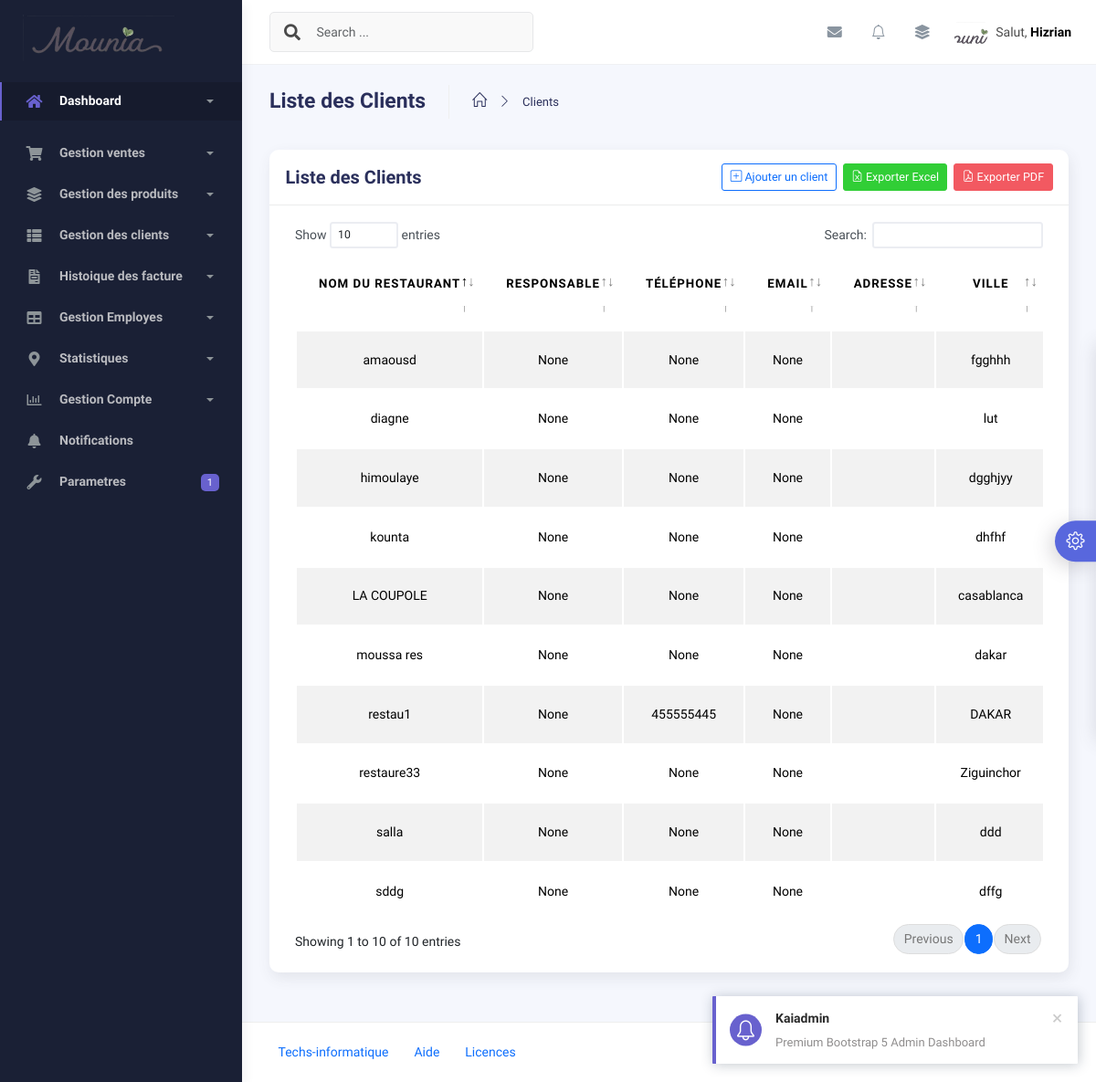
/clients/, run on the app's committed database.
### application/models.py (models this page shows, shortened)
class ParametresMounia(models.Model):
    nom_hotel = models.CharField(max_length=100, default="Mon app")
    adresse = models.TextField(default="Adresse par défaut")
    email_contact = models.EmailField(default="contact@mounia.com")
    telephone_contact = models.CharField(max_length=20, default="+123456789")
    politique_annulation = models.TextField(
        default="Annulation gratuite jusqu'à 48h avant l'arrivée.",
        help_text="Texte explicatif pour les annulations"
    )
    logo = models.ImageField(upload_to='hotel_logos/',
                             blank=True, null=True)  # Optionnel
    class Meta:
        verbose_name_plural = "Paramètres de mounia"  # Nom correct dans l'admin Django

class Client(models.Model):
    nom = models.CharField(max_length=150, verbose_name="Nom du restaurant")
    responsable = models.CharField(
        max_length=100, verbose_name="Nom du responsable", blank=True, null=True)
    telephone = models.CharField(
        max_length=20,
        verbose_name="Téléphone",
        unique=True,
        blank=True,
        null=True
    )
    ice = models.CharField(
        max_length=15,
        verbose_name="ICE",
        unique=False,
        blank=True,
        null=True
    )
    email = models.EmailField(blank=True, null=True, verbose_name="Email")
    adresse = models.TextField(verbose_name="Adresse", blank=True, null=True)
    ville = models.CharField(max_length=100, verbose_name="Ville")
    prix_livraison = models.DecimalField(
        max_digits=10,
        decimal_places=2,
        verbose_name="Prix de livraison (en MAD)"
    )
    date_creation = models.DateTimeField(
        auto_now_add=True, verbose_name="Date d'ajout")
    class Meta:
        verbose_name = "Client (Restaurant)"
        verbose_name_plural = "Clients (Restaurants)"
        ordering = ["nom"]

### application/views.py (the view)
# urls.py: path("clients/", views.liste_clients, name="liste_clients"),
def liste_clients(request):
    clients = Client.objects.all()
    return render(request, "clients/liste_clients.html", {"clients": clients})

### application/context_processors.py (called while the page is built)
def parametres_mounia(request):
    return {
        'parametres': ParametresMounia.objects.first() or None
    }

### templates/clients/liste_clients.html (shortened to what this page needs)
{% extends "base.html" %}
{% load static %}
{% block content %}
<div class="container">
  <div class="page-inner">
    <div class="page-header">
      <h3 class="fw-bold mb-3">Liste des Clients</h3>
      <ul class="breadcrumbs mb-3">
        <li class="nav-home">
          <a href="{% url 'home' %}">
            <i class="icon-home"></i>
          </a>
        </li>
        <li class="separator">
          <i class="icon-arrow-right"></i>
        </li>
        <li class="nav-item">
          <a href="{% url 'liste_clients' %}">Clients</a>
        </li>
      </ul>
    </div>
    <div class="row">
      <div class="col-md-12">
        <div class="card">
          <div class="card-header">
            <div class="d-flex align-items-center">
              <h4 class="card-title">Liste des Clients</h4>
              <a
                href="{% url 'ajouter_client' %}"
                class="btn btn-outline-primary ms-auto me-2"
              >
                <i class="bi bi-plus-square"></i> Ajouter un client
              </a>
              <a
                href=""
                class="btn btn-success me-2"
              >
                <i class="bi bi-file-earmark-excel"></i> Exporter Excel
              </a>
              <a
                href=""
                class="btn btn-danger"
              >
                <i class="bi bi-file-earmark-pdf"></i> Exporter PDF
              </a>
            </div>
          </div>
          <div class="card-body">
            <div class="table-responsive">
              <table
                id="clients-table"
                class="display table table-striped table-hover"
              >
                <thead>
                  <tr>
                    <th style="width: 200px">Nom du Restaurant</th>
                    <th style="width: 150px">Responsable</th>
                    <th style="width: 120px">Téléphone</th>
                    <th style="width: 200px">Email</th>
                    <th style="width: 250px">Adresse</th>
                    <th style="width: 120px">Ville</th>
                  </tr>
                </thead>
                <tbody>
                  {% for client in clients %}
                  <tr>
                    <td>{{ client.nom }}</td>
                    <td>{{ client.responsable }}</td>
                    <td>{{ client.telephone }}</td>
                    <td>{{ client.email }}</td>
                    <td>{{ client.adresse }}</td>
                    <td>{{ client.ville }}</td>
                  </tr>
                  {% endfor %}
                </tbody>
              </table>
            </div>
          </div>
        </div>
      </div>
    </div>
  </div>
</div>
{% endblock content %}

### templates/base.html (shortened to what this page needs)
{% load static %}
<!DOCTYPE html>
<html lang="fr">
  <head>
    <link href="https://cdn.jsdelivr.net/npm/bootstrap@5.3.0/dist/css/bootstrap.min.css" rel="stylesheet">
    <link href="https://cdn.jsdelivr.net/npm/bootstrap-icons@1.10.0/font/bootstrap-icons.css" rel="stylesheet">
    <link href="https://cdnjs.cloudflare.com/ajax/libs/font-awesome/5.15.4/css/all.min.css" rel="stylesheet">
    <link href="https://cdn.jsdelivr.net/npm/@fullcalendar/core/main.css" rel="stylesheet">
    <link href="https://cdn.jsdelivr.net/npm/@fullcalendar/daygrid/main.css" rel="stylesheet">
    <link href="https://cdn.jsdelivr.net/npm/@fullcalendar/timegrid/main.css" rel="stylesheet">
<link href="https://cdn.jsdelivr.net/npm/bootstrap@5.3.0/dist/css/bootstrap.min.css" rel="stylesheet">
<link href="https://cdn.jsdelivr.net/npm/bootstrap-icons/font/bootstrap-icons.css" rel="stylesheet">
<link rel="stylesheet" href="{% static 'assets/css/notifications.css' %}">
    <link rel="stylesheet" href="{% static 'assets/css/bootstrap.min.css' %}" />
    <link rel="stylesheet" href="{% static 'assets/css/plugins.min.css' %}" />
    <link rel="stylesheet" href="{% static 'assets/css/kaiadmin.min.css' %}" />
    <link rel="stylesheet" href="{% static 'assets/css/demo.css' %}" />
  </head>
  <body>
    <div class="wrapper">
      <div class="sidebar" data-background-color="dark">
        <div class="sidebar-logo">
<div class="logo-header" data-background-color="dark">
  <a href="{% url 'home' %}" class="logo">
    {% if parametres.logo %}
      <img src="{{ parametres.logo.url }}"
           alt="{{ parametres.nom_hotel }}"
           class="navbar-brand custom-logo"
           style="max-height: 100px; width: auto; max-width: 180px;">
    {% else %}
      <img src="{% static 'assets/img/kaiadmin/logo_light.svg' %}"
           alt="Logo par défaut"
           class="navbar-brand custom-logo"
           style="max-height: 60px; width: auto; max-width: 180px;">
    {% endif %}
  </a>
</div>
        </div>
        <div class="sidebar-wrapper scrollbar scrollbar-inner">
          <div class="sidebar-content">
            <ul class="nav nav-secondary">
              <li class="nav-item active">
                <a
                  data-bs-toggle="collapse"
                  href="{% url 'home'%}"
                  class="collapsed"
                  aria-expanded="false"
                >
                  <i class="fas fa-home"></i>
                  <p>Dashboard</p>
                  <span class="caret"></span>
                </a>
              </li>
                <li class="nav-item">
                <a data-bs-toggle="collapse" href="#submenu">
                  <i class="fas fa-shopping-cart"></i>
                  <p>Gestion ventes </p>
                  <span class="caret"></span>
                </a>
              </li>
              <li class="nav-item">
                <a data-bs-toggle="collapse" href="#base">
                  <i class="fas fa-layer-group"></i>
                  <p>Gestion des produits</p>
                  <span class="caret"></span>
                </a>
              </li>
              <li class="nav-item">
                <a data-bs-toggle="collapse" href="#sidebarLayouts">
                  <i class="fas fa-th-list"></i>
                  <p>Gestion des clients</p>
                  <span class="caret"></span>
                </a>
              <li class="nav-item">
                <a data-bs-toggle="collapse" href="#forms">
                  <i class="fas fa-file-invoice"></i>
                  <p>Histoique des facture </p>
                  <span class="caret"></span>
                </a>
              </li>
              <li class="nav-item">
                <a data-bs-toggle="collapse" href="#tables">
                  <i class="fas fa-table"></i>
                  <p>Gestion Employes</p>
                  <span class="caret"></span>
                </a>
              </li>
              <li class="nav-item">
                <a data-bs-toggle="collapse" href="#maps">
                  <i class="fas fa-map-marker-alt"></i>
                  <p>Statistiques </p>
                  <span class="caret"></span>
                </a>
              </li>
              <li class="nav-item">
                <a data-bs-toggle="collapse" href="#">
                  <i class="far fa-chart-bar"></i>
                  <p>Gestion  Compte</p>
                  <span class="caret"></span>
                </a>
              </li>
            <li class="nav-item dropdown dropdown-notifications">
    <a class="nav-link" href="#" data-bs-toggle="dropdown">
        <i class="fas fa-bell"></i>
        <p>Notifications</p>
    </a>
</li>
              <li class="nav-item">
                <a href="{% url 'parametres_app' %}">
                  <i class="fas fa-wrench"></i>
                  <p>Parametres</p>
                  <span class="badge badge-secondary">1</span>
                </a>
              </li>
            </ul>
          </div>
        </div>
      </div>
      <div class="main-panel">
        <div class="main-header">
          <nav
            class="navbar navbar-header navbar-header-transparent navbar-expand-lg border-bottom"
          >
            <div class="container-fluid">
              <nav
                class="navbar navbar-header-left navbar-expand-lg navbar-form nav-search p-0 d-none d-lg-flex"
              >
                <div class="input-group">
                  <div class="input-group-prepend">
                    <button type="submit" class="btn btn-search pe-1">
                      <i class="fa fa-search search-icon"></i>
                    </button>
                  </div>
                  <input
                    type="text"
                    placeholder="Search ..."
                    class="form-control"
                  />
                </div>
              </nav>
              <ul class="navbar-nav topbar-nav ms-md-auto align-items-center">
                <li class="nav-item topbar-icon dropdown hidden-caret">
                  <a
                    class="nav-link dropdown-toggle"
                    href="#"
                    id="messageDropdown"
                    role="button"
                    data-bs-toggle="dropdown"
                    aria-haspopup="true"
                    aria-expanded="false"
                  >
                    <i class="fa fa-envelope"></i>
                  </a>
                </li>
<li class="nav-item dropdown dropdown-notifications">
    <a class="nav-link nav-icon" href="#" data-bs-toggle="dropdown">
        <i class="bi bi-bell"></i>
    </a>
</li>
<div id="toast-container" class="toast-container position-fixed top-0 end-0 p-3" style="z-index: 9999;"></div>
                <li class="nav-item topbar-icon dropdown hidden-caret">
                  <a
                    class="nav-link"
                    data-bs-toggle="dropdown"
                    href="#"
                    aria-expanded="false"
                  >
                    <i class="fas fa-layer-group"></i>
                  </a>
                </li>
                <li class="nav-item topbar-user dropdown hidden-caret">
                    <a
                      class="dropdown-toggle profile-pic"
                      data-bs-toggle="dropdown"
                      href="#"
                      aria-expanded="false"
                    >
                      <div class="avatar-sm">
                        <img
                          src="{% static 'assets/img/MOUNIA_LOGO.png' %}"
                          alt="..."
                          class="avatar-img rounded-circle"
                        />
                      </div>
                      <span class="profile-username">
                        <span class="op-7">Salut,</span>
                        <span class="fw-bold">Hizrian</span>
                      </span>
                    </a>
                  </li>
                  </ul>
                  </div>
                  </nav>
                  </div>
                  {% block content %} {% endblock content %}
                  <footer class="footer">
                    <div class="container-fluid d-flex justify-content-between">
                      <nav class="pull-left">
                        <ul class="nav">
                          <li class="nav-item">
                            <a class="nav-link" href="https://techsinformatique.com">
                              Techs-informatique
                            </a>
                          </li>
                          <li class="nav-item">
                            <a class="nav-link" href="#"> Aide </a>
                          </li>
                          <li class="nav-item">
                            <a class="nav-link" href="#"> Licences </a>
                          </li>
                        </ul>
                      </nav>
                      <div class="copyright">
                        <a href="">Techs-informatique</a>
                      </div>
                    </div>
                  </footer>
                  </div>
                  <div class="custom-template">
                    <div class="custom-toggle">
                      <i class="icon-settings"></i>
                    </div>
                  </div>
                  </body>
                  </html>

### static/assets/css/demo.css (style rules this page uses)
.custom-template { position: fixed; top: 50%; transform: translateY(-50%); right: -325px; width: 325px; height: max-content; display: block; z-index: 1; background: #ffffff; transition: all .3s; z-index: 1003; box-shadow: -1px 1px 20px rgba(69, 65, 78, 0.15); border-top-left-radius: 5px; border-bottom-left-radius: 5px; transition: all .5s; }
.custom-template .custom-toggle { position: absolute; width: 45px; height: 45px; background: #5867dd; top: 50%; left: -45px; transform: translateY(-50%); display: flex; align-items: center; justify-content: center; text-align: center; border-top-left-radius: 30px; border-bottom-left-radius: 30px; cursor: pointer; color: #ffffff; box-shadow: -5px 5px 20px rgba(69, 65, 78, 0.21); }
.custom-template .custom-toggle i { font-size: 20px; animation: 1.3s spin linear infinite; }

### templates/clients/liste_clients.html (style rules this page uses)
.table-responsive { overflow-x: auto !important; }
table { width: 100%; table-layout: auto; white-space: nowrap; }
th, td { text-align: center; vertical-align: middle; }
.btn { padding: 0.35rem 0.6rem; font-size: 0.9rem; }

### data on the page
ParametresMounia: logo (picture)
Client: nom "LA COUPOLE", responsable "None", telephone "None", email "None", ville "casablanca"
Client: nom "amaousd", responsable "None", telephone "None", email "None", ville "fgghhh"
Client: nom "diagne", responsable "None", telephone "None", email "None", ville "lut"
Client: nom "himoulaye", responsable "None", telephone "None", email "None", ville "dgghjyy"
Client: nom "kounta", responsable "None", telephone "None", email "None", ville "dhfhf"
Client: nom "moussa res", responsable "None", telephone "None", email "None", ville "dakar"
Client: nom "restau1", responsable "None", telephone "455555445", email "None", ville "DAKAR"
Client: nom "restaure33", responsable "None", telephone "None", email "None", ville "Ziguinchor"
Client: nom "salla", responsable "None", telephone "None", email "None", ville "ddd"
Client: nom "sddg", responsable "None", telephone "None", email "None", ville "dffg"
